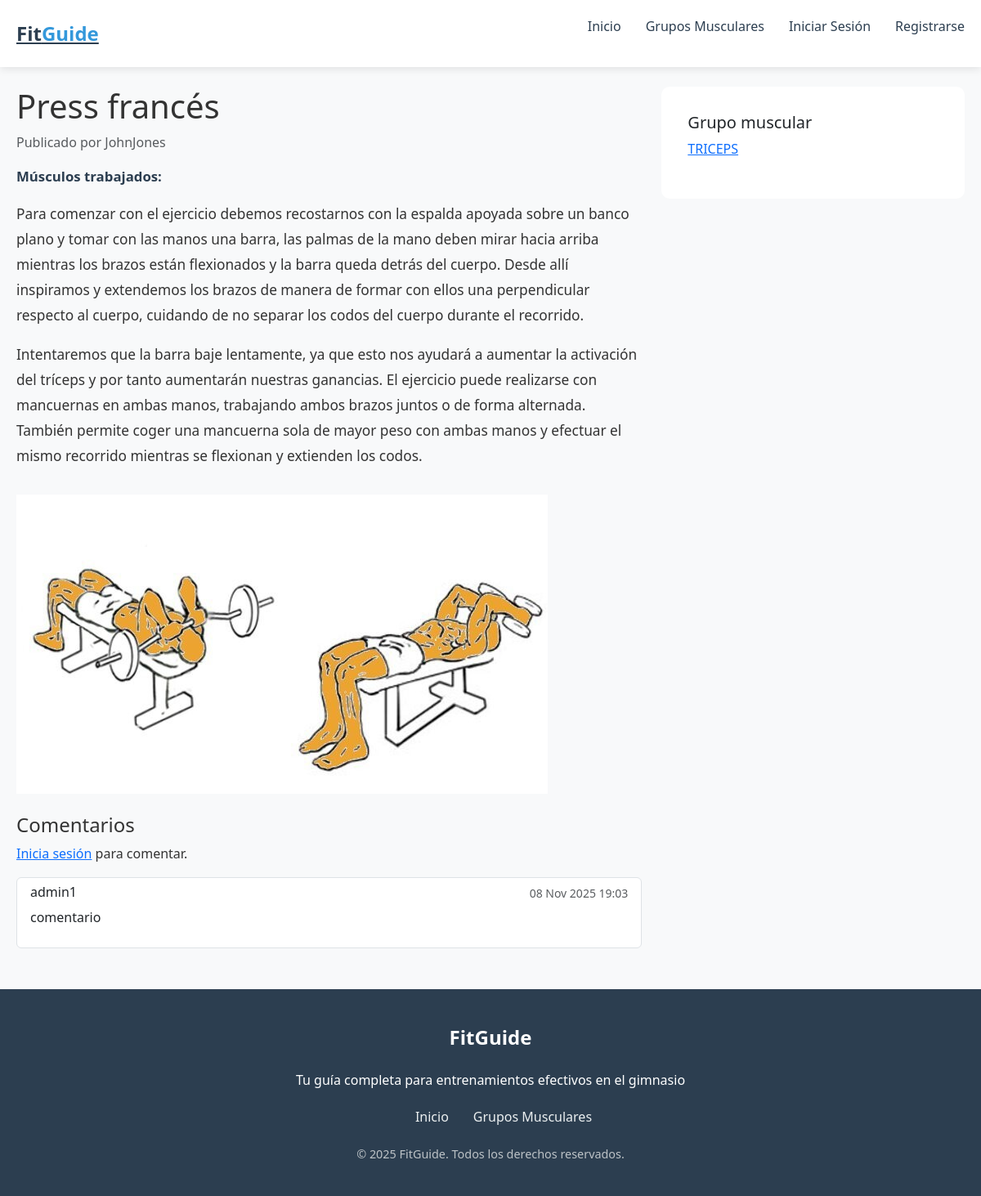
The app's page /ejercicio/11/, older data.
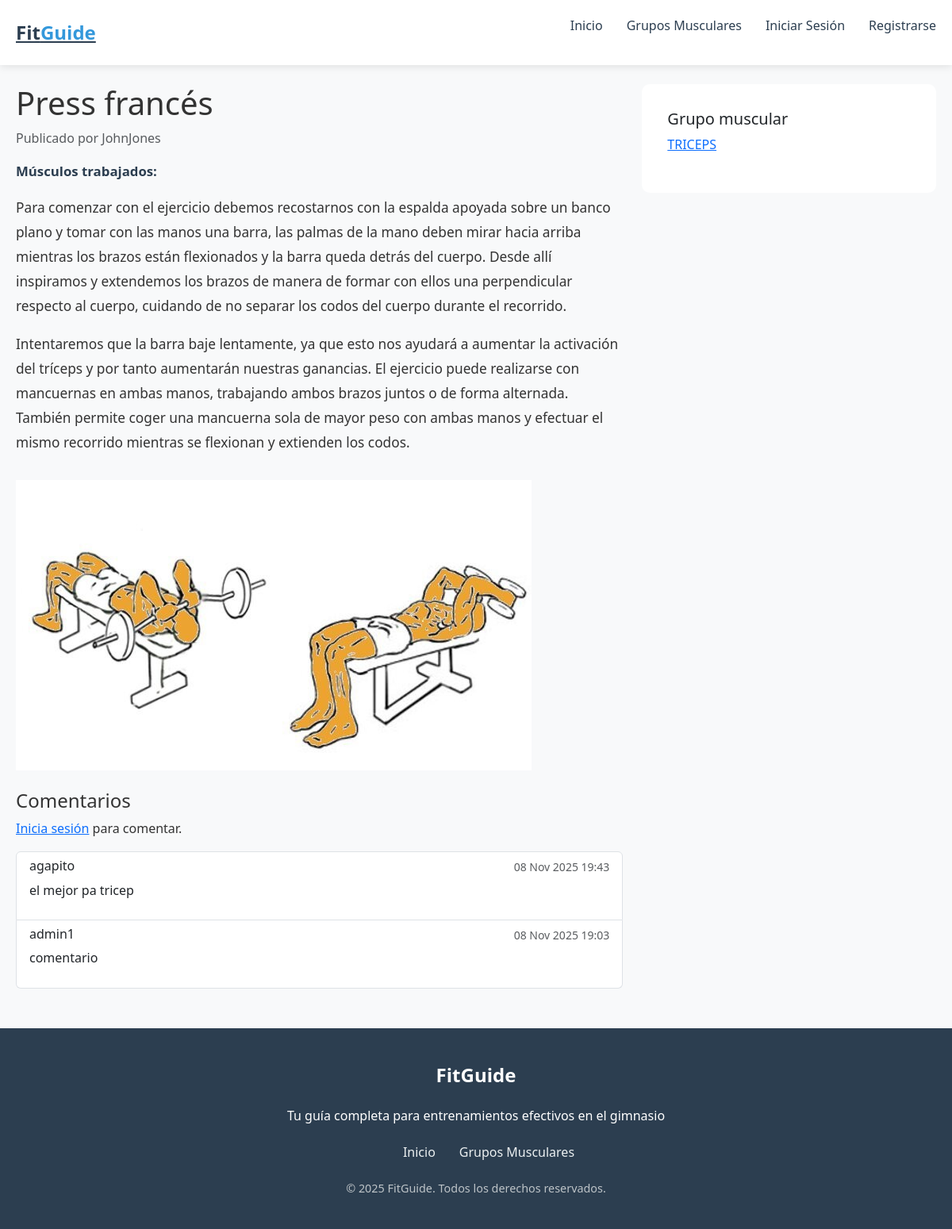
The same page, newer data.
### workout_app/models.py (models this page shows, shortened)
class Comment(models.Model):
    author = models.ForeignKey(settings.AUTH_USER_MODEL, on_delete=models.CASCADE, related_name='comments')
    ejercicio = models.ForeignKey(Ejercicio, on_delete=models.CASCADE, related_name='comentarios')
    content = models.TextField()
    created_at = models.DateTimeField(auto_now_add=True)
    updated_at = models.DateTimeField(auto_now=True)
    class Meta:
        ordering = ['-created_at']

### workout_app/views.py (the view)
# urls.py: path('ejercicio/<int:pk>/', views.EjercicioDetailView.as_view(), name='ejercicio_detalle'),
class EjercicioDetailView(DetailView):
    model = Ejercicio
    template_name = 'ejercicio_detail.html'
    context_object_name = 'ejercicio'

### workout_app/models.py (called while the page is built)
    def get_absolute_url(self):
        return reverse('grupo_muscular_detalle', kwargs={'pk': self.pk})

### templates/ejercicio_detail.html (shortened to what this page needs)
{% extends 'base.html' %}
{% block content %}
<section class="container mt-4">
    <div class="row">
        <div class="col-md-8">
            <h1>{{ ejercicio.nombre }}</h1>
            <p class="text-muted">Publicado por {% if ejercicio.author %}{{ ejercicio.author.username }}{% else %}Anónimo{% endif %}</p>
            <p class="ejercicio-muscles"><strong>Músculos trabajados:</strong> {{ ejercicio.musculos_trabajados }}</p>
            <div class="ejercicio-body mt-3">{{ ejercicio.descripcion|linebreaks }}</div>
            {% if ejercicio.imagen %}
                <img src="{{ ejercicio.imagen.url }}" alt="{{ ejercicio.nombre }}" class="img-fluid mt-3">
            {% elif ejercicio.imagen_url %}
                <img src="{{ ejercicio.imagen_url }}" alt="{{ ejercicio.nombre }}" class="img-fluid mt-3">
            {% endif %}
        </div>
        <div class="col-md-4">
            <div class="card">
                <div class="card-body">
                    <h5 class="card-title">Grupo muscular</h5>
                    <p><a href="{{ ejercicio.grupo_muscular.get_absolute_url }}">{{ ejercicio.grupo_muscular.nombre }}</a></p>
                </div>
            </div>
        </div>
    </div>
</section>
<section class="container mt-4">
    <div class="row">
        <div class="col-md-8">
            <h4>Comentarios</h4>
            {% if user.is_authenticated %}
            <form action="{% url 'comentario_nuevo' ejercicio.pk %}" method="post" class="mb-4">
                {% csrf_token %}
                <div class="mb-2">
                    <textarea name="content" rows="3" class="form-control" placeholder="Escribe un comentario..."></textarea>
                </div>
                <button class="btn btn-primary btn-sm">Comentar</button>
            </form>
            {% else %}
            <p><a href="{% url 'login' %}?next={{ request.path }}">Inicia sesión</a> para comentar.</p>
            {% endif %}
            <div class="list-group">
                {% for comentario in ejercicio.comentarios.all %}
                <div class="list-group-item">
                    <div class="d-flex w-100 justify-content-between">
                        <h6 class="mb-1">{{ comentario.author.username }}</h6>
                        <small class="text-muted">{{ comentario.created_at|date:"d M Y H:i" }}</small>
                    </div>
                    <p class="mb-1">{{ comentario.content|linebreaks }}</p>
                </div>
                {% empty %}
                <p>No hay comentarios todavía.</p>
                {% endfor %}
            </div>
        </div>
    </div>
</section>
{% endblock %}

Row changes from the older to the newer data that the page shows:
added Comment: author.username "agapito", created_at "08 Nov 2025 19:43", content "el mejor pa tricep"
